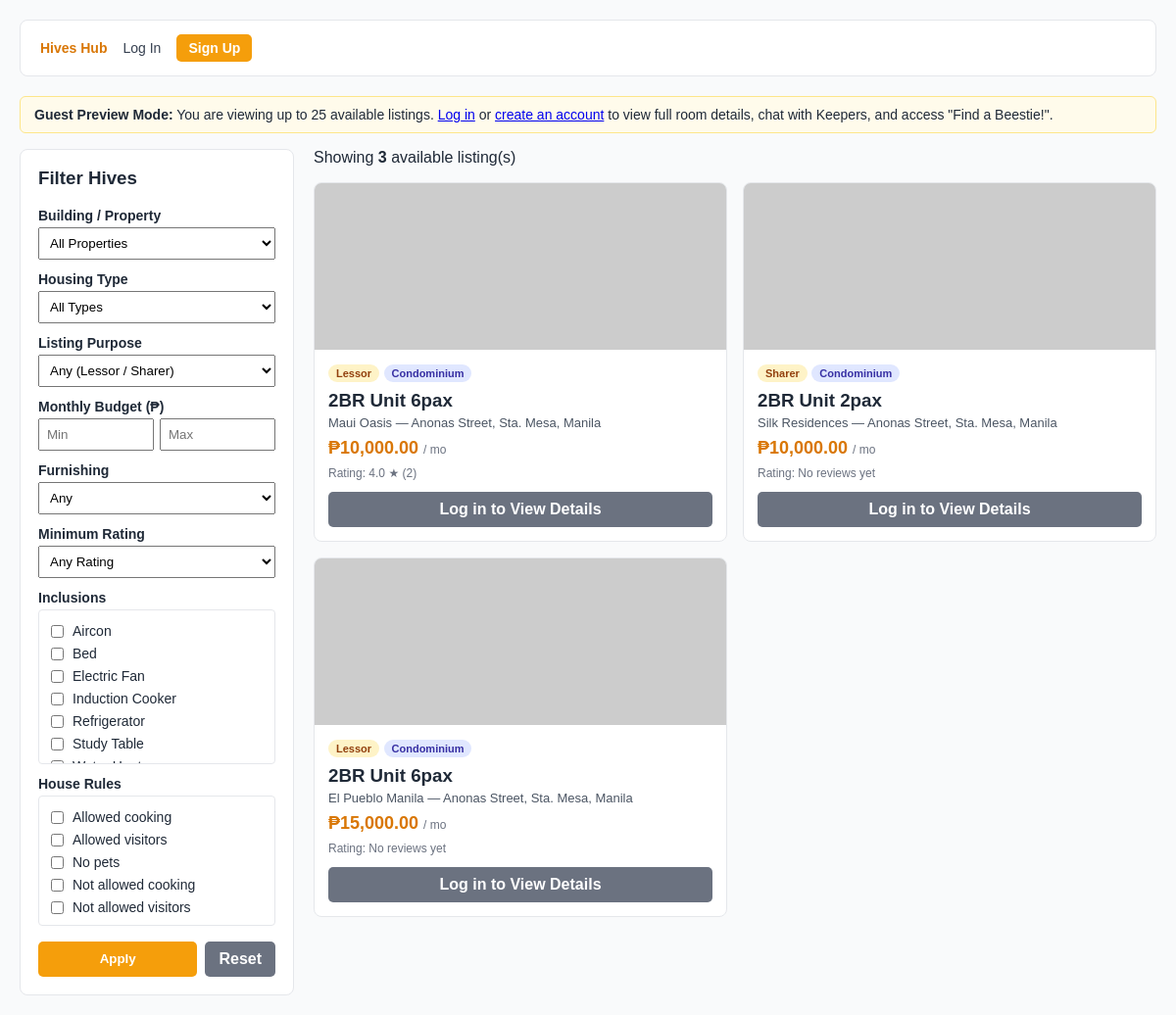
Screenshot of /hives_hub.php with the database file from the repository.
### tables this page shows
CREATE TABLE `inclusion` (
  `inclusion_id` int(11) NOT NULL AUTO_INCREMENT,
  `inclusion_name` varchar(100) NOT NULL,
  PRIMARY KEY (`inclusion_id`),
  UNIQUE KEY `amenity_name` (`inclusion_name`)
);

CREATE TABLE `house_rule` (
  `rule_id` int(11) NOT NULL AUTO_INCREMENT,
  `rule_name` varchar(100) NOT NULL,
  PRIMARY KEY (`rule_id`),
  UNIQUE KEY `rule_name` (`rule_name`)
);

CREATE TABLE `listing` (
  `listing_id` int(11) NOT NULL AUTO_INCREMENT,
  `property_id` int(11) NOT NULL,
  `keeper_id` int(11) NOT NULL,
  `title` varchar(150) NOT NULL,
  `purpose` enum('Lessor','Sharer') NOT NULL,
  `description` text DEFAULT NULL,
  `monthly_rent` decimal(10,2) NOT NULL,
  `assoc_dues` decimal(10,2) DEFAULT 0.00,
  `advance_months` int(11) DEFAULT 1,
  `deposit_months` int(11) DEFAULT 1,
  `water_included` tinyint(1) DEFAULT 0,
  `electricity_included` tinyint(1) DEFAULT 0,
  `wifi_included` tinyint(1) DEFAULT 0,
  `status` enum('Available','Occupied','Removed','Taken Down') DEFAULT 'Available',
  `is_featured` tinyint(1) NOT NULL DEFAULT 0,
  `created_at` timestamp NULL DEFAULT current_timestamp(),
  `updated_at` timestamp NULL DEFAULT current_timestamp() ON UPDATE current_timestamp(),
  `no_tenant` int(11) DEFAULT NULL,
  `is_long_term` tinyint(1) DEFAULT NULL,
  `furnish` enum('Unfurnished','Semi-furnished','Furnished') DEFAULT NULL,
  PRIMARY KEY (`listing_id`),
  KEY `property_id` (`property_id`),
  KEY `keeper_id` (`keeper_id`),
  KEY `idx_listing_search` (`status`,`monthly_rent`,`property_id`),
  CONSTRAINT `listing_ibfk_1` FOREIGN KEY (`property_id`) REFERENCES `property` (`property_id`),
  CONSTRAINT `listing_ibfk_2` FOREIGN KEY (`keeper_id`) REFERENCES `user` (`user_id`),
  CONSTRAINT `no_tenant` CHECK (`no_tenant` between 0 and 20)
);

CREATE TABLE `housing_type` (
  `type_id` int(11) NOT NULL AUTO_INCREMENT,
  `housing_name` varchar(50) NOT NULL,
  PRIMARY KEY (`type_id`)
);

CREATE TABLE `property` (
  `property_id` int(11) NOT NULL AUTO_INCREMENT,
  `type_id` int(11) NOT NULL,
  `name` varchar(100) NOT NULL,
  `address` text NOT NULL,
  PRIMARY KEY (`property_id`),
  KEY `type_id` (`type_id`),
  CONSTRAINT `property_ibfk_1` FOREIGN KEY (`type_id`) REFERENCES `housing_type` (`type_id`)
);

### hives_hub.php (the view, shortened to what this page needs)
<?php
require_once 'db_connect.php';
$is_logged_in = isset($_SESSION['user_id']);
$inclusions_list = $conn->query("SELECT inclusion_id, inclusion_name FROM inclusion ORDER BY inclusion_name ASC")->fetch_all(MYSQLI_ASSOC);
$rules_list = $conn->query("SELECT rule_id, rule_name FROM house_rule ORDER BY rule_name ASC")->fetch_all(MYSQLI_ASSOC);
$selected_inc  = isset($_GET['inclusions']) && is_array($_GET['inclusions']) ? array_map('intval', $_GET['inclusions']) : [];
$selected_rule = isset($_GET['rules']) && is_array($_GET['rules']) ? array_map('intval', $_GET['rules']) : [];
$sql = "
    SELECT
        l.listing_id,
        l.title,
        l.purpose,
        l.monthly_rent,
        l.assoc_dues,
        l.furnish,
        l.no_tenant,
        l.status,
        l.is_featured,
        l.water_included,
        l.electricity_included,
        l.wifi_included,
        p.name AS property_name,
        p.address AS property_address,
        ht.housing_name,
        u.first_name AS keeper_first_name,
        u.is_id_verified,
        (SELECT lp.image_url FROM listing_photo lp WHERE lp.listing_id = l.listing_id ORDER BY lp.is_primary DESC, lp.photo_id ASC LIMIT 1) AS primary_photo,
        COALESCE(AVG(r.rating), 0) AS avg_rating,
        COUNT(DISTINCT r.review_id) AS review_count
    FROM listing l
    JOIN property p ON l.property_id = p.property_id
    JOIN housing_type ht ON p.type_id = ht.type_id
    JOIN user u ON l.keeper_id = u.user_id
    LEFT JOIN review r ON l.listing_id = r.listing_id
    WHERE l.status = 'Available'
      AND u.account_status = 'Active'
";
$sql .= " GROUP BY l.listing_id";
$sql .= " ORDER BY l.is_featured DESC, l.listing_id DESC";
if (!$is_logged_in) {
    $sql .= " LIMIT 25";
}
$stmt = $conn->prepare($sql);
$stmt->execute();
$listings = $stmt->get_result()->fetch_all(MYSQLI_ASSOC);
?>
<!DOCTYPE html>
<html lang="en">
<head>
</head>
<body>
<div class="topbar">
    <nav style="display:flex; align-items:center; gap:16px; font-size:14px;">
        <a href="hives_hub.php" style="text-decoration:none; color:#d97706; font-weight:bold;">Hives Hub</a>
        <?php if ($is_logged_in): ?>
            <?php if ($_SESSION['user_code'] == 1): ?>
                <a href="beestie.php" style="text-decoration:none; color:#374151;">Find a Beestie!</a>
            <?php elseif ($_SESSION['user_code'] == 2): ?>
                <a href="post_listing.php" style="text-decoration:none; color:#374151;">+ Post a Room</a>
                <a href="my_listings.php" style="text-decoration:none; color:#374151;">My Listings</a>
            <?php endif; ?>
            <a href="chat.php" style="text-decoration:none; color:#374151;">Messages</a>
            <a href="settings.php" style="text-decoration:none; color:#374151; font-weight:bold;">
                Settings
            </a>
        <?php else: ?>
            <a href="login.php" style="text-decoration:none; color:#374151;">Log In</a>
            <a href="register.php" class="btn" style="padding:6px 12px;">Sign Up</a>
        <?php endif; ?>
    </nav>
</div>
<?php if (!$is_logged_in): ?>
    <div class="guest-banner">
        <strong>Guest Preview Mode:</strong> You are viewing up to 25 available listings. <a href="login.php">Log in</a> or <a href="register.php">create an account</a> to view full room details, chat with Keepers, and access "Find a Beestie!".
    </div>
<?php endif; ?>
<div class="layout">
    <aside class="sidebar">
        <h3 style="margin-top:0;">Filter Hives</h3>
        <form method="GET" action="hives_hub.php">
            <label>Building / Property</label>
            <select name="property_id">
                <option value="">All Properties</option>
            </select>
            <label>Housing Type</label>
            <select name="type_id">
                <option value="">All Types</option>
            </select>
            <label>Listing Purpose</label>
            <select name="purpose">
                <option value="">Any (Lessor / Sharer)</option>
            </select>
            <label>Monthly Budget (₱)</label>
            <div style="display:flex; gap:6px;">
                <input type="number" name="min_price" placeholder="Min" value="<?= htmlspecialchars($_GET['min_price'] ?? '') ?>">
                <input type="number" name="max_price" placeholder="Max" value="<?= htmlspecialchars($_GET['max_price'] ?? '') ?>">
            </div>
            <label>Furnishing</label>
            <select name="furnish">
                <option value="">Any</option>
            </select>
            <label>Minimum Rating</label>
            <select name="min_rating">
                <option value="">Any Rating</option>
            </select>
            <label>Inclusions</label>
            <div class="checkbox-group">
                <?php foreach ($inclusions_list as $inc): ?>
                    <label>
                        <input type="checkbox" name="inclusions[]" value="<?= $inc['inclusion_id'] ?>"
                            <?= in_array((int)$inc['inclusion_id'], $selected_inc) ? 'checked' : '' ?>>
                        <?= htmlspecialchars($inc['inclusion_name']) ?>
                    </label>
                <?php endforeach; ?>
            </div>
            <label>House Rules</label>
            <div class="checkbox-group">
                <?php foreach ($rules_list as $rule): ?>
                    <label>
                        <input type="checkbox" name="rules[]" value="<?= $rule['rule_id'] ?>"
                            <?= in_array((int)$rule['rule_id'], $selected_rule) ? 'checked' : '' ?>>
                        <?= htmlspecialchars($rule['rule_name']) ?>
                    </label>
                <?php endforeach; ?>
            </div>
            <div style="margin-top:16px; display:flex; gap:8px;">
                <button type="submit" class="btn" style="flex:1;">Apply</button>
                <a href="hives_hub.php" class="btn btn-secondary">Reset</a>
            </div>
        </form>
    </aside>
    <main>
        <p style="margin-top:0;">Showing <strong><?= count($listings) ?></strong> available listing(s)</p>
        <?php if (empty($listings)): ?>
            <p>No listings matched your filter criteria. Try adjusting or resetting your filters.</p>
        <?php else: ?>
            <div class="grid">
                <?php foreach ($listings as $row): ?>
                    <div class="card">
                        <img src="<?= htmlspecialchars($row['primary_photo'] ?? 'https://via.placeholder.com/400x220?text=Hive+Room') ?>" alt="Room Photo">
                        <div class="card-body">
                            <div>
                                <span class="badge"><?= htmlspecialchars($row['purpose']) ?></span>
                                <span class="badge" style="background:#e0e7ff; color:#3730a3;"><?= htmlspecialchars($row['housing_name']) ?></span>
                                <h3 style="margin:8px 0 4px;"><?= htmlspecialchars($row['title']) ?></h3>
                                <div style="font-size:13px; color:#4b5563;">
                                    <?= htmlspecialchars($row['property_name']) ?> — <?= htmlspecialchars($row['property_address']) ?>
                                </div>
                                <div class="price">₱<?= number_format($row['monthly_rent'], 2) ?> <span style="font-size:12px; color:#6b7280; font-weight:normal;">/ mo</span></div>
                                <div style="font-size:12px; color:#6b7280;">
                                    Rating: <?= $row['review_count'] > 0 ? number_format($row['avg_rating'], 1) . " ★ ({$row['review_count']})" : "No reviews yet" ?>
                                </div>
                            </div>
                            <div style="margin-top:12px;">
                                <?php if ($is_logged_in): ?>
                                    <a href="room_details.php?id=<?= $row['listing_id'] ?>" class="btn" style="width:100%; box-sizing:border-box;">View Room Details</a>
                                <?php else: ?>
                                    <a href="login.php" class="btn btn-secondary" style="width:100%; box-sizing:border-box;">Log in to View Details</a>
                                <?php endif; ?>
                            </div>
                        </div>
                    </div>
                <?php endforeach; ?>
            </div>
        <?php endif; ?>
    </main>
</div>
</body>
</html>

### hives_hub.php (style rules this page uses)
body { font-family: Arial, sans-serif; margin: 0; padding: 20px; background: #f9fafb; color: #1f2937; }
.topbar { display: flex; justify-content: space-between; align-items: center; background: #fff; padding: 14px 20px; border-radius: 8px; border: 1px solid #e5e7eb; margin-bottom: 20px; }
.layout { display: grid; grid-template-columns: 280px 1fr; gap: 20px; align-items: start; }
.sidebar { background: #fff; padding: 18px; border-radius: 8px; border: 1px solid #e5e7eb; }
.sidebar label { display: block; font-weight: bold; margin-top: 12px; font-size: 14px; }
.sidebar select, .sidebar input[type="number"] { width: 100%; padding: 7px; margin-top: 4px; box-sizing: border-box; }
.checkbox-group { max-height: 140px; overflow-y: auto; border: 1px solid #e5e7eb; padding: 8px; margin-top: 4px; border-radius: 4px; font-size: 13px; }
.checkbox-group label { font-weight: normal; margin-top: 4px; display: flex; align-items: center; gap: 6px; }
.btn { display: inline-block; padding: 9px 14px; background: #f59e0b; color: #fff; text-decoration: none; border: none; border-radius: 5px; font-weight: bold; cursor: pointer; text-align: center; }
.btn-secondary { background: #6b7280; }
.grid { display: grid; grid-template-columns: repeat(auto-fill, minmax(280px, 1fr)); gap: 16px; }
.card { background: #fff; border: 1px solid #e5e7eb; border-radius: 8px; overflow: hidden; display: flex; flex-direction: column; }
.card img { width: 100%; height: 170px; object-fit: cover; background: #e5e7eb; }
.card-body { padding: 14px; flex: 1; display: flex; flex-direction: column; justify-content: space-between; }
.badge { display: inline-block; font-size: 11px; padding: 3px 8px; border-radius: 10px; font-weight: bold; background: #fef3c7; color: #92400e; }
.price { font-size: 18px; font-weight: bold; color: #d97706; margin: 8px 0; }
.guest-banner { background: #fffbeb; border: 1px solid #fde68a; padding: 10px 14px; border-radius: 6px; margin-bottom: 16px; font-size: 14px; }

### rows the page displays
inclusion: inclusion_name "Aircon"
inclusion: inclusion_name "Bed"
inclusion: inclusion_name "Electric Fan"
inclusion: inclusion_name "Induction Cooker"
inclusion: inclusion_name "Refrigerator"
inclusion: inclusion_name "Study Table"
house_rule: rule_name "Allowed cooking"
house_rule: rule_name "Allowed visitors"
house_rule: rule_name "No pets"
house_rule: rule_name "Not allowed cooking"
house_rule: rule_name "Not allowed visitors"
listing: purpose "Lessor", housing_type.housing_name "Condominium", title "2BR Unit 6pax", property.name "Maui Oasis", property.address "Anonas Street, Sta. Mesa, Manila", monthly_rent "10,000.00", avg_rating "4.0", review_count "2"
listing: purpose "Sharer", housing_type.housing_name "Condominium", title "2BR Unit 2pax", property.name "Silk Residences", property.address "Anonas Street, Sta. Mesa, Manila", monthly_rent "10,000.00", shows "No reviews yet"
listing: purpose "Lessor", housing_type.housing_name "Condominium", title "2BR Unit 6pax", property.name "El Pueblo Manila", property.address "Anonas Street, Sta. Mesa, Manila", monthly_rent "15,000.00", shows "No reviews yet"

### other values shown
count($listings) "3"
